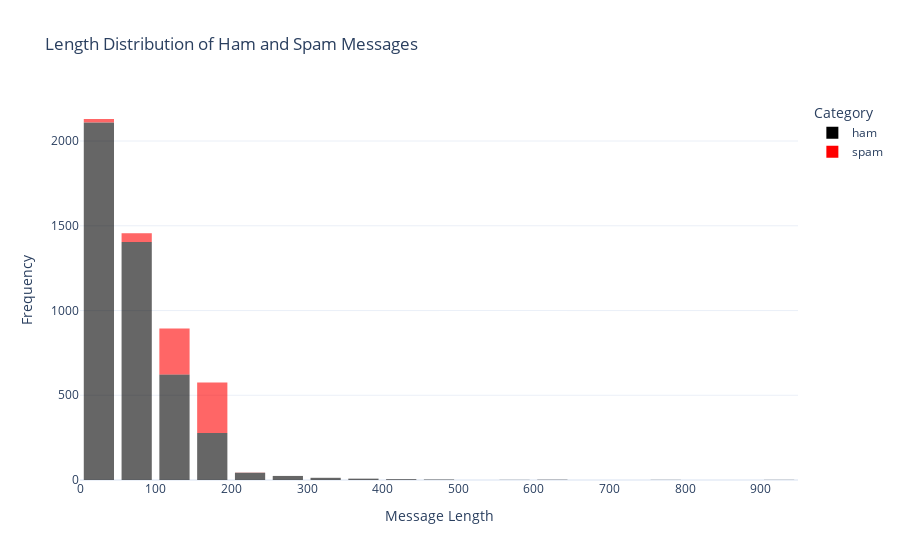

The notebook cell saved with this chart:
### Code cell
import plotly.express as px
import pandas as pd

# Assuming ham and spam DataFrames are already defined

# Concatenate ham and spam DataFrames
combined_df = pd.concat([ham.assign(category='ham'), spam.assign(category='spam')])

# Create an interactive histogram using Plotly Express
fig = px.histogram(combined_df, x='length', color='category', nbins=30,
                   labels={'length': 'Message Length'},
                   title='Length Distribution of Ham and Spam Messages',
                   template='plotly_white',  # Set background to white
                   opacity=0.6,  # Adjust opacity for better visibility
                   color_discrete_map={'ham': 'black', 'spam': 'red'})

# Customize layout
fig.update_layout(
    xaxis_title='Message Length',
    yaxis_title='Frequency',
    legend_title='Category',
    bargap=0.2,  # Set gap between bars
)

# Show the interactive plot
fig.show()

### Figure 1 — Plotly figure (JSON) as saved in the notebook; plotly's stock layout.template omitted (floating-point values rounded to 4 significant figures; data arrays with more than 128 entries replaced by an {"elided": "..."} marker saying what was removed)
{"data": [{"alignmentgroup": "True", "bingroup": "x", "hovertemplate": "category=ham<br>Message Length=%{x}<br>count=%{y}<extra></extra>", "legendgroup": "ham", "marker": {"color": "black", "opacity": 0.6, "pattern": {"shape": ""}}, "name": "ham", "nbinsx": 30, "offsetgroup": "ham", "orientation": "v", "showlegend": true, "type": "histogram", "x": {"elided": "4516 int values"}, "xaxis": "x", "yaxis": "y"}, {"alignmentgroup": "True", "bingroup": "x", "hovertemplate": "category=spam<br>Message Length=%{x}<br>count=%{y}<extra></extra>", "legendgroup": "spam", "marker": {"color": "red", "opacity": 0.6, "pattern": {"shape": ""}}, "name": "spam", "nbinsx": 30, "offsetgroup": "spam", "orientation": "v", "showlegend": true, "type": "histogram", "x": {"elided": "641 int values"}, "xaxis": "x", "yaxis": "y"}], "layout": {"bargap": 0.2, "barmode": "relative", "legend": {"title": {"text": "Category"}, "tracegroupgap": 0}, "title": {"text": "Length Distribution of Ham and Spam Messages"}, "xaxis": {"anchor": "y", "domain": [0, 1], "title": {"text": "Message Length"}}, "yaxis": {"anchor": "x", "domain": [0, 1], "title": {"text": "Frequency"}}}}
